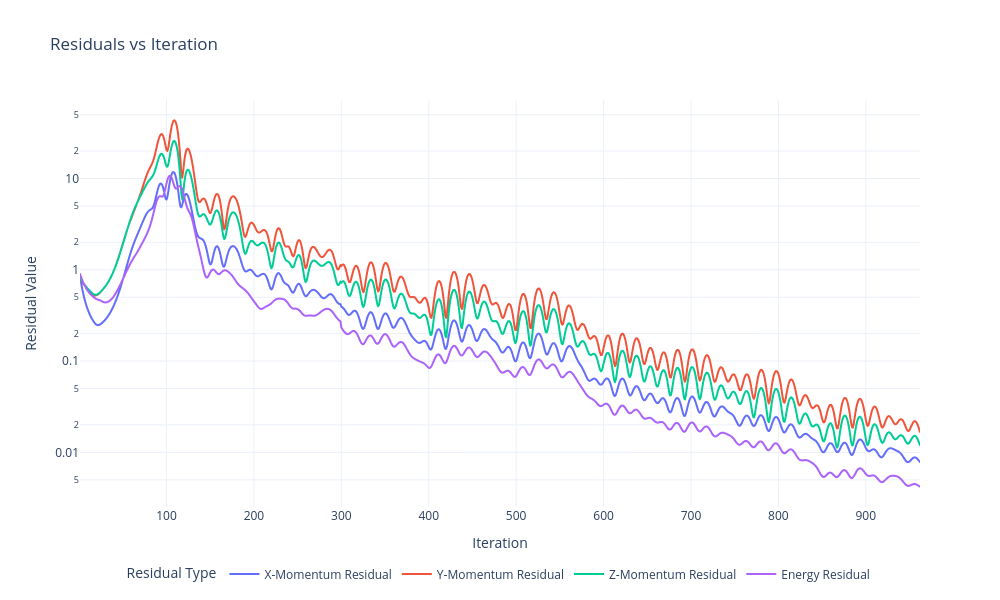

The code cell stored with this chart in its notebook:
### Code cell
# We want to plot all residuals on a log scale (residuals are typically shown this way)
# 'Spalart-Allmaras Variable' is also available for plotting
fig = px.line(
    residuals_df,
    x=residuals_df.index,
    y=["X-Momentum Residual", "Y-Momentum Residual", "Z-Momentum Residual", "Energy Residual"],
    title="Residuals vs Iteration",
    template="plotly_white",
    log_y=True,
)  # Using log scale for y-axis since these are residuals

fig.update_layout(
    xaxis_title="Iteration",
    yaxis_title="Residual Value",
    width=1000,
    height=600,
    showlegend=True,
    legend_title="Residual Type",
    legend=dict(
        orientation="h",  # horizontal orientation
        yanchor="bottom",
        y=-0.2,  # position below the plot
        xanchor="center",
        x=0.5,  # centered horizontally
    ),
)

# Optional: Update line styles for better visibility
fig.update_traces(mode="lines")

fig.show()

### Figure 1 — Plotly figure (JSON) as saved in the notebook; plotly's stock layout.template omitted (floating-point values rounded to 4 significant figures; data arrays with more than 128 entries replaced by an {"elided": "..."} marker saying what was removed)
{"data": [{"hovertemplate": "variable=X-Momentum Residual<br>Iteration index=%{x}<br>value=%{y}<extra></extra>", "legendgroup": "X-Momentum Residual", "line": {"color": "#636efa", "dash": "solid"}, "marker": {"symbol": "circle"}, "mode": "lines", "name": "X-Momentum Residual", "showlegend": true, "type": "scattergl", "x": {"elided": "962 int values"}, "xaxis": "x", "y": {"elided": "962 float values"}, "yaxis": "y"}, {"hovertemplate": "variable=Y-Momentum Residual<br>Iteration index=%{x}<br>value=%{y}<extra></extra>", "legendgroup": "Y-Momentum Residual", "line": {"color": "#EF553B", "dash": "solid"}, "marker": {"symbol": "circle"}, "mode": "lines", "name": "Y-Momentum Residual", "showlegend": true, "type": "scattergl", "x": {"elided": "962 int values"}, "xaxis": "x", "y": {"elided": "962 float values"}, "yaxis": "y"}, {"hovertemplate": "variable=Z-Momentum Residual<br>Iteration index=%{x}<br>value=%{y}<extra></extra>", "legendgroup": "Z-Momentum Residual", "line": {"color": "#00cc96", "dash": "solid"}, "marker": {"symbol": "circle"}, "mode": "lines", "name": "Z-Momentum Residual", "showlegend": true, "type": "scattergl", "x": {"elided": "962 int values"}, "xaxis": "x", "y": {"elided": "962 float values"}, "yaxis": "y"}, {"hovertemplate": "variable=Energy Residual<br>Iteration index=%{x}<br>value=%{y}<extra></extra>", "legendgroup": "Energy Residual", "line": {"color": "#ab63fa", "dash": "solid"}, "marker": {"symbol": "circle"}, "mode": "lines", "name": "Energy Residual", "showlegend": true, "type": "scattergl", "x": {"elided": "962 int values"}, "xaxis": "x", "y": {"elided": "962 float values"}, "yaxis": "y"}], "layout": {"height": 600, "legend": {"orientation": "h", "title": {"text": "Residual Type"}, "tracegroupgap": 0, "x": 0.5, "xanchor": "center", "y": -0.2, "yanchor": "bottom"}, "showlegend": true, "title": {"text": "Residuals vs Iteration"}, "width": 1000, "xaxis": {"anchor": "y", "domain": [0, 1], "title": {"text": "Iteration"}}, "yaxis": {"anchor": "x", "domain": [0, 1], "title": {"text": "Residual Value"}, "type": "log"}}}
